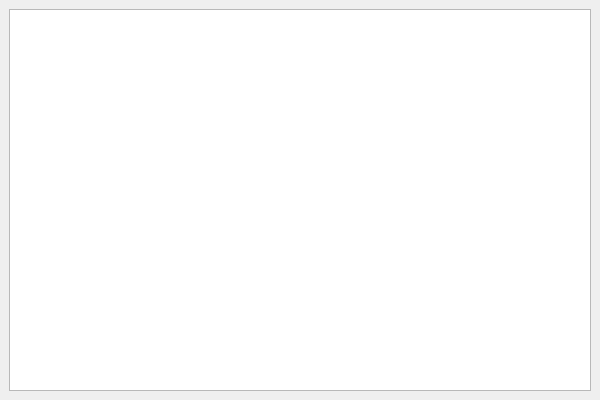
<?xml version="1.0" encoding="UTF-8"?>
<ui version="4.0">
 <class>QTUILog</class>
 <widget class="QMainWindow" name="QTUILog">
  <property name="geometry">
   <rect>
    <x>0</x>
    <y>0</y>
    <width>600</width>
    <height>400</height>
   </rect>
  </property>
  <property name="windowTitle">
   <string>K-3D Log Window</string>
  </property>
  <widget class="QWidget" name="centralwidget">
   <layout class="QVBoxLayout" name="verticalLayout">
    <item>
     <widget class="k3d::qtui::console::widget" name="console">
      <property name="undoRedoEnabled">
       <bool>false</bool>
      </property>
      <property name="lineWrapMode">
       <enum>QPlainTextEdit::NoWrap</enum>
      </property>
      <property name="readOnly">
       <bool>true</bool>
      </property>
     </widget>
    </item>
   </layout>
  </widget>
 </widget>
 <customwidgets>
  <customwidget>
   <class>k3d::qtui::console::widget</class>
   <extends>QPlainTextEdit</extends>
   <header location="global">k3dsdk/qtui/console.h</header>
  </customwidget>
 </customwidgets>
 <resources/>
 <connections/>
</ui>
